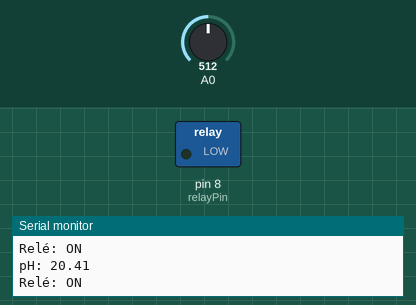
A sketch run on a simulated Arduino Uno, built with avr-gcc and run on an emulated ATmega328P. On the bench: switched loads named in the sketch (green lamp = pin HIGH), the last lines printed to the serial monitor. Inputs (shaded band) come from the test bench; at power-on: A0 = 512.

Above: at 1.8 s.
1.9 s: A0 set to 801
3.4 s: A0 set to 828
At 4.5 s:
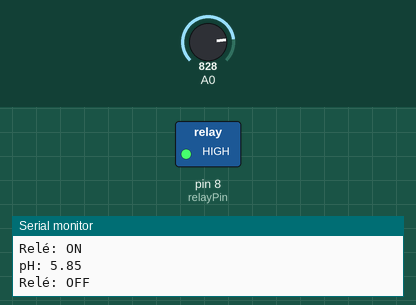
5.5 s: A0 set to 716
At 7.2 s:
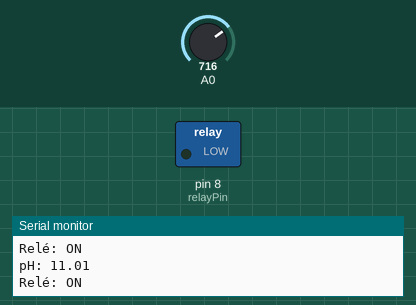
7.5 s: A0 set to 900
At 8.8 s:
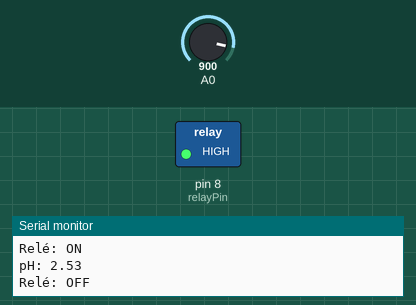
Timing chart, 0 to 10.5 s (numbered marks = the images above; inputs shaded):
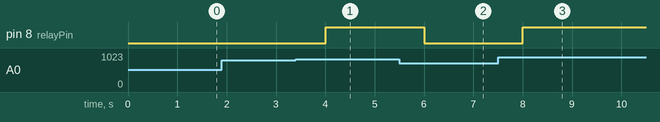

Measured:
- the behaviour switches between 816 and 817 on A0 (found by bisection; images 0 and 1)
- after the input at 3.4 s, pin 8 (relayPin): LOW → HIGH after 0.60 s
- after the input at 5.5 s, pin 8 (relayPin): HIGH → LOW after 0.51 s
- after the input at 7.5 s, pin 8 (relayPin): LOW → HIGH after 0.51 s

The sketch:

pH_controler.ino
```cpp
#include <Wire.h>
//#include <LiquidCrystal_I2C.h>
#include <SoftwareSerial.h>

/*
// Konfigurace LCD displeje
LiquidCrystal_I2C lcd(0x27, 20, 4);  // I2C adresa 0x27, 20 sloupců a 4 řádky
const int buttonPin = 3;  // Nahraďte skutečným digitálním pinem pro tlačítko
bool backlightOn = true;  // Počáteční stav podsvícení
*/
// Konfigurace pH měření
const int bufferSize = 300;
float pHBuffer[bufferSize];
int bufferIndex = 0;
float pH;
int relayPin = 8;


void setup() {
  // Inicializace sériového portu pro výstup a Bluetooth
  pinMode(relayPin, OUTPUT);
  digitalWrite(relayPin, HIGH);
  Serial.begin(9600);

  // Nastavení pinů pro řízení relé


  /*// Inicializace LCD displeje
  lcd.begin(20, 4);  // Inicializace LCD displeje
  //lcd.backlight();   // Zapnutí podsvícení
  // Print a special character to turn off the backlight
  lcd.createChar(0, B11111111);
  lcd.setCursor(0, 0);
  lcd.write((uint8_t)0);

  pinMode(buttonPin, INPUT_PULLUP);  // Nastavení tlačítka s interním pull-up rezistorem
*/
}

void loop() {
// Read analog voltage from pH sensor
    float voltage = analogRead(A0) * (5.0 / 1024.0);
    // pH calibration points
    //pH4
    float pH4_voltage = 4.238; //pH 4.01 buffer
    float pH7_voltage = 3.936; //pH 6.86 buffer

    // Calculate slope (m) and y-intercept (b) for the linear equation: pH = m * voltage + b
    float m = (6.86 - 4.01) / (pH7_voltage - pH4_voltage);
    float b = 4.01 - m * pH4_voltage;

    // Calculate pH using the linear equation
    float pH = m * voltage + b;

    Serial.print("pH: ");
    Serial.println(pH, 2);
    //BTSerial.println("pH: " + String(pH, 2));

    // Přidání aktuální hodnoty pH do bufferu
    pHBuffer[bufferIndex] = pH;
    bufferIndex = (bufferIndex + 1) % bufferSize;

    float averagepH = calculateAveragePH();

    if (pH > 6.4 ) {
      digitalWrite(relayPin, LOW);
      Serial.println("Relé: ON");
      //BTSerial.println("Relay: ON");
    } else if (pH <= 6.4) {
      digitalWrite(relayPin, HIGH);
      Serial.println("Relé: OFF");
      //BTSerial.println("Relay: OFF");
    }

    //Serial.print("Průměrné pH za posledních 5 minut: ");
    //Serial.println(averagepH);z

    // Pauza na 1 sekundu
    delay(1000);
  }

/*
// Kontrola tlačítka pro přepínání podsvícení LCD
  if (digitalRead(buttonPin) == LOW) {
  delay(50);  // Debounce delay
  if (digitalRead(buttonPin) == LOW) {
    backlightOn = !backlightOn;  // Toggle the backlight state

    // Turn on or off the backlight based on the state
    if (backlightOn) {
      lcd.setBacklight(LOW);  // Turn on the backlight
    } else {
      lcd.setBacklight(HIGH);  // Turn off the backlight
    }

    // Wait for button release to avoid multiple toggles
    while (digitalRead(buttonPin) == LOW) {
      delay(50);
    }
  }
}
}*/

float calculateAveragePH() {
  float sum = 0;
  for (int i = 0; i < bufferSize; ++i) {
    sum += pHBuffer[i];
  }
  return sum / bufferSize;
}
/*
void displayData(int hour, int minute, float pH, int co2, float temperature) {
  lcd.clear();

  // Format the data as needed
  String timeString = String(hour) + ":" + String(minute);
  String pHStatus = (pH < 6.4) ? "ON" : "OFF";
  String co2Status = (co2 > 6.8) ? "ON" : "OFF";

  // Construct the lines for the 20*4 display
  String line1 = "HH:mm - " + timeString + " | ATF: " + pHStatus;
  String line2 = "pH: " + String(pH, 2) + " | CO2: " + co2Status + " | t: " + String(temperature, 2) + " C";

  // Additional lines if you have a 4-line display
  String line3 = "Additional data line 3";
  String line4 = "Additional data line 4";

  // Print the lines to the LCD
  lcd.setCursor(0, 0);
  lcd.print(line1);
  lcd.setCursor(0, 1);
  lcd.print(line2);
  lcd.setCursor(0, 2);
  lcd.print(line3);
  lcd.setCursor(0, 3);
  lcd.print(line4);
}
*/
```
